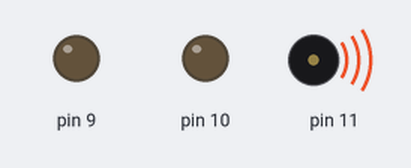
A sketch run on a simulated Arduino Uno, built with avr-gcc and run on an emulated ATmega328P. Parts: output pins drawn as LEDs (lit = HIGH), buzzer (waves = sounding). Pins used as bus, display or sensor lines are not drawn.

Above: at 0.1 s.
Timing chart, 0 to 80.1 s (numbered marks = the images above):
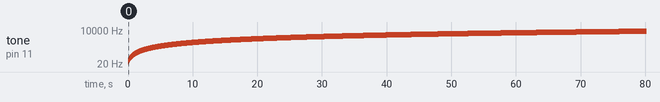

The sketch:

Day_1.ino
```cpp
int a = 0;
#include <Tone.h>
void setup() {
  // put your setup code here, to run once:
 for(int i=31;i<10000;i++){
 tone(11,i,1000);
 delay(10);
 }
}

void loop() {
  // put your main code here, to run repeatedly:
  Serial.println(a++);
  //Serial.println("Hello World!");
  /*digitalWrite(11,LOW);
  digitalWrite(13, LOW);
  delay(1000);
  digitalWrite(13, HIGH);
  delay(1000);
  digitalWrite(13, LOW);
  digitalWrite(12, HIGH);
  delay(1000);
  digitalWrite(12, LOW);
  digitalWrite(11, HIGH);
  delay(1000);*/
  for(int j=9;j<12;j++){
  for(int i=0;i < 255;i++){
    analogWrite(j,i);
    delay(10);
  }
  for(int i=254;i < 0;i--){
    analogWrite(j,i);
  delay(10);
  }

  }

}
```
